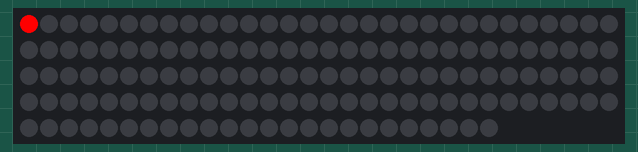
A sketch run on a simulated Arduino Uno, built with avr-gcc and run on an emulated ATmega328P. Parts: 144 RGB LEDs in strip order, left to right, continuing on the next row.

Above: at 0.16 s.
At 4.71 s:
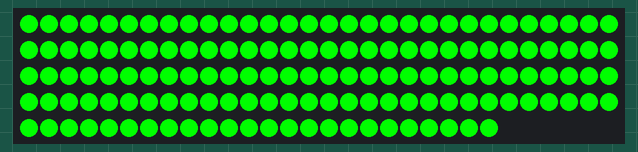
At 9.58 s:
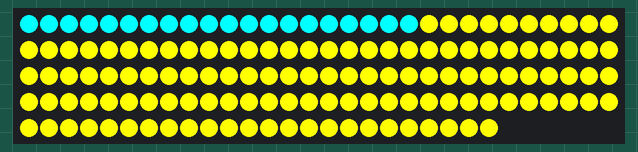
At 19.6 s:
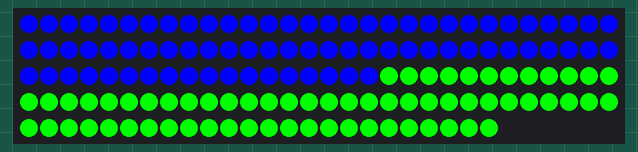
At 29.93 s:
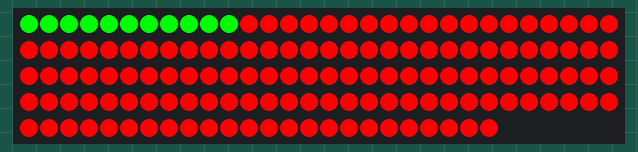
At 39.34 s:
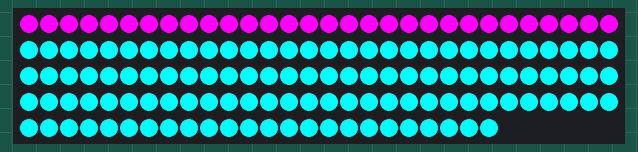

The sketch:

color_wipe.ino
```cpp
#include <Adafruit_NeoPixel.h>
#define PIN 6
#define LED_CNT 144

Adafruit_NeoPixel strip = Adafruit_NeoPixel(LED_CNT, PIN, NEO_GRB + NEO_KHZ800);

void setup() {
  strip.begin();
  strip.show();
}

void loop() {
  continuousColorWipe(10);
}

void colorWipe(int wait, uint32_t color1, uint32_t color2) {
  for (int i = 0; i < LED_CNT; i++) {
    strip.setPixelColor(i, color1);
    strip.show();
    delay(wait);
  }
  for(int i = 0; i < LED_CNT; i++){
    strip.setPixelColor(i, color2);
    strip.show();
    delay(wait);
  }
}

void continuousColorWipe(int wait) {
  colorWipe(wait, strip.Color(255, 0, 0), strip.Color(0, 255, 0));
  colorWipe(wait, strip.Color(0, 0, 255), strip.Color(255, 255, 0));
  colorWipe(wait, strip.Color(0, 255, 255), strip.Color(255, 0, 255));
}
```
